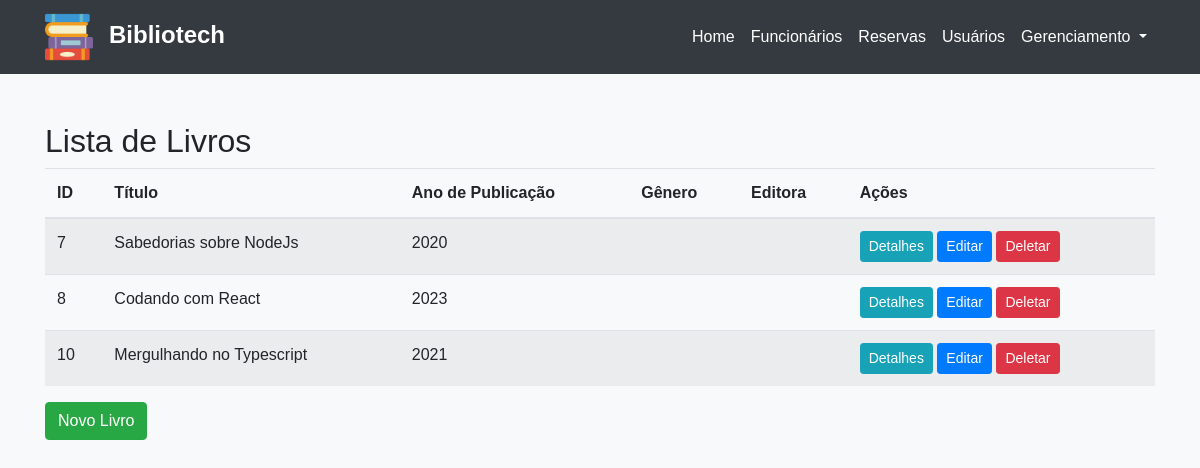
The page /livros/ on the database as committed earlier.
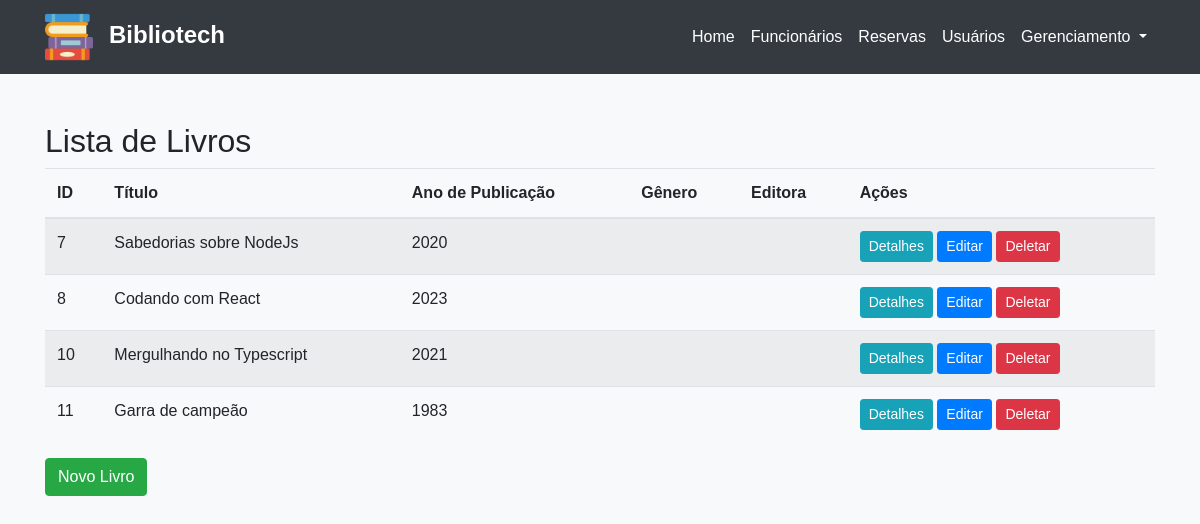
The same page on the database as committed later.
### appmodelo/models.py (models this page shows)
class Livro(models.Model):
    titulo = models.CharField(max_length=100)
    ano_publicacao = models.IntegerField()
    genero = models.CharField(max_length=50)
    editora = models.CharField(max_length=100)
    autor = models.CharField(max_length=100)
    descricao = models.TextField(max_length=250)
    imagem = models.ImageField(upload_to='imgs/', null=True, blank=True)

### appmodelo/views/LivroViews.py (the view)
# urls.py: path('livros/', lista_livros, name='lista_livros'),
def lista_livros(request):
    livros = Livro.objects.all()
    return render(request, 'lista_livros.html', {'livros': livros})

### appmodelo/templates/lista_livros.html
{% extends 'Header.html' %} {% block content %}
<h2>Lista de Livros</h2>
<table class="table table-striped">
  <thead>
    <tr>
      <th>ID</th>
      <th>Título</th>
      <th>Ano de Publicação</th>
      <th>Gênero</th>
      <th>Editora</th>
      <th>Ações</th>
    </tr>
  </thead>
  <tbody>
    {% for livro in livros %}
    <tr>
      <td>{{ livro.id }}</td>
      <td>{{ livro.titulo }}</td>
      <td>{{ livro.ano_publicacao }}</td>
      <td>{{ livro.genero.nome }}</td>
      <td>{{ livro.editora.nome }}</td>
      <td>
        <a
          href="{% url 'detalhes_livro' livro.id %}"
          class="btn btn-info btn-sm"
          >Detalhes</a
        >
        <a
          href="{% url 'editar_livro' livro.id %}"
          class="btn btn-primary btn-sm"
          >Editar</a
        >
        <a
          href="{% url 'deletar_livro' livro.id %}"
          class="btn btn-danger btn-sm"
          >Deletar</a
        >
      </td>
    </tr>
    {% endfor %}
  </tbody>
</table>
<a href="{% url 'novo_livro' %}" class="btn btn-success">Novo Livro</a>
{% endblock %}

Rows that differ between the two databases and show on the page:
added Livro: id "11", titulo "Garra de campeão", ano_publicacao "1983"
